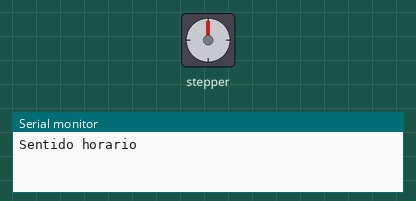
Recording of a sketch running on a simulated ESP32. Parts: stepper motor, the last lines printed to the serial monitor. Stepper angles assume 2048 steps per turn.

Above: at 0.15 s.
At 9.96 s:
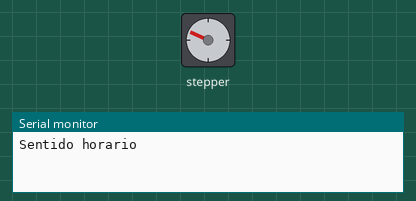
At 19.8 s:
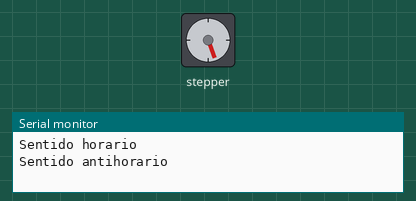
At 39.79 s:
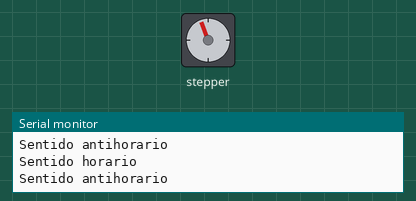
Timing chart, 0 to 40.0 s (numbered marks = the images above):
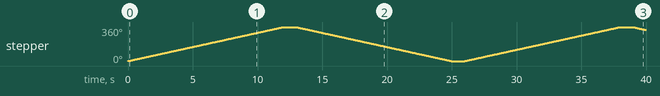

The sketch:

27-StepMotor.ino
```cpp
// Incluir Biblioteca
#include <Stepper.h>

const int stepsPerRevolution = 2048;  // Nº de pasos por revolución/vuelta

// ULN2003 Pines del Driver del Motor (puente H)
#define IN1 19
#define IN2 18
#define IN3 5
#define IN4 17

// Instancia de la clase Stepper
Stepper myStepper(stepsPerRevolution, IN1, IN3, IN2, IN4);

void setup() {
  Serial.begin(115200);

  // Configuramos la velocidad a 5 rpm (revoluciones/vueltas por minuto)
  myStepper.setSpeed(5);
}

void loop() {
  // step one revolution in one direction:
  Serial.println("Sentido horario");
  myStepper.step(stepsPerRevolution);
  delay(1000);

  // step one revolution in the other direction:
  Serial.println("Sentido antihorario");
  myStepper.step(-stepsPerRevolution);
  delay(1000);
}
```

Measured:
- by itself, stepper: turns 360° clockwise in 12.0 s, then 360° counter-clockwise in 12.0 s, then 360° clockwise in 12.0 s, then 31° counter-clockwise in 0.98 s
